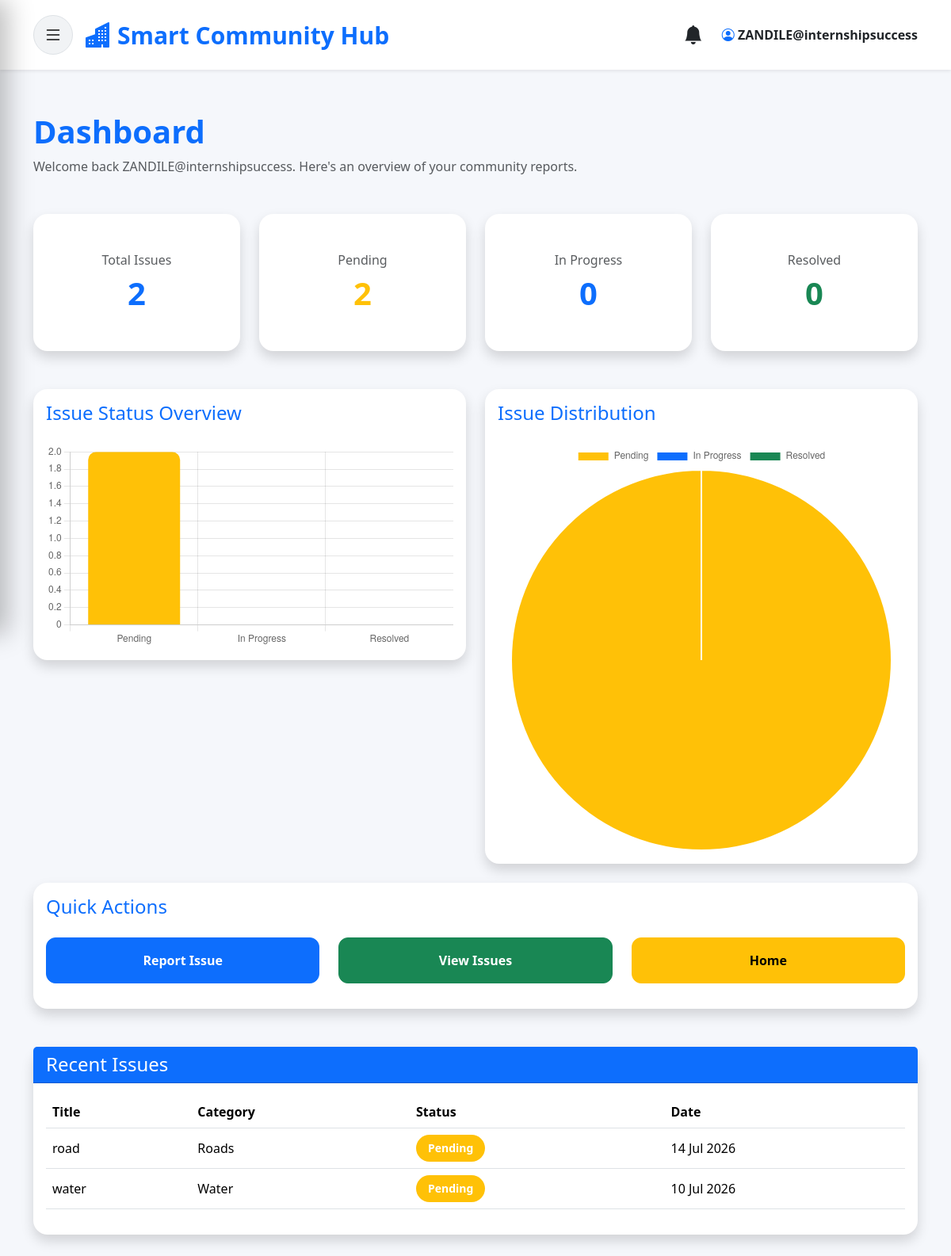
Screenshot of /issues/dashboard/ (signed in) with the database file from the repository.
### issues/models.py (models this page shows, shortened)
class Issue(models.Model):
    CATEGORY_CHOICES = [
        ('Water', 'Water'),
        ('Electricity', 'Electricity'),
        ('Roads', 'Roads'),
        ('Crime', 'Crime'),
        ('Dumping', 'Illegal Dumping'),
    ]
    STATUS_CHOICES = [
        ('Pending', 'Pending'),
        ('In Progress', 'In Progress'),
        ('Resolved', 'Resolved'),
    ]
    user = models.ForeignKey(
        User,
        on_delete=models.CASCADE
    )
    title = models.CharField(max_length=200)
    description = models.TextField()
    category = models.CharField(
        max_length=50,
        choices=CATEGORY_CHOICES
    )
    location = models.CharField(max_length=200)
    image = models.ImageField(
        upload_to='issues/',
        blank=True,
        null=True
    )
    status = models.CharField(
        max_length=50,
        choices=STATUS_CHOICES,
        default='Pending'
    )
    created_at = models.DateTimeField(
        auto_now_add=True
    )

### issues/views.py (the view)
# urls.py: path("", include("dashboard.urls")),
@login_required
def dashboard(request):
    total_issues = Issue.objects.filter(
        user=request.user
    ).count()
    pending = Issue.objects.filter(
        user=request.user,
        status="Pending"
    ).count()
    in_progress = Issue.objects.filter(
        user=request.user,
        status="In Progress"
    ).count()
    resolved = Issue.objects.filter(
        user=request.user,
        status="Resolved"
    ).count()
    recent_issues = Issue.objects.filter(
        user=request.user
    ).order_by("-created_at")[:5]
    chart_labels = [
        "Pending",
        "In Progress",
        "Resolved"
    ]
    chart_data = [
        pending,
        in_progress,
        resolved
    ]
    context = {
        "total_issues": total_issues,
        "pending": pending,
        "in_progress": in_progress,
        "resolved": resolved,
        "recent_issues": recent_issues,
        "chart_labels": json.dumps(chart_labels),
        "chart_data": json.dumps(chart_data),
    }
    return render(
        request,
        "issues/dashboard.html",
        context
    )

### issues/templates/issues/dashboard.html (shortened to what this page needs)
{% extends 'base/base.html' %}
{% block content %}
<div class="container py-4">
    <div class="mb-5">
        <h1 class="fw-bold text-primary">
             Dashboard
        </h1>
        <p class="text-muted">
            Welcome back {{ request.user.username }}. Here's an overview of your community reports.
        </p>
    </div>
    <div class="row">
        <div class="col-md-6 col-lg-3 mb-4">
            <a href="/issues/" class="text-decoration-none">
                <div class="card stats-card shadow border-0 text-center">
                    <div class="card-body">
                        <h6 class="text-muted">
                            Total Issues
                        </h6>
                        <h2 class="fw-bold text-primary">
                            {{ total_issues }}
                        </h2>
                    </div>
                </div>
            </a>
        </div>
        <div class="col-md-6 col-lg-3 mb-4">
            <a href="/issues/?status=Pending" class="text-decoration-none">
                <div class="card stats-card shadow border-0 text-center">
                    <div class="card-body">
                        <h6 class="text-muted">
                            Pending
                        </h6>
                        <h2 class="fw-bold text-warning">
                            {{ pending }}
                        </h2>
                    </div>
                </div>
            </a>
        </div>
        <div class="col-md-6 col-lg-3 mb-4">
            <a href="/issues/?status=In Progress" class="text-decoration-none">
                <div class="card stats-card shadow border-0 text-center">
                    <div class="card-body">
                        <h6 class="text-muted">
                            In Progress
                        </h6>
                        <h2 class="fw-bold text-primary">
                            {{ in_progress }}
                        </h2>
                    </div>
                </div>
            </a>
        </div>
        <div class="col-md-6 col-lg-3 mb-4">
            <a href="/issues/?status=Resolved" class="text-decoration-none">
                <div class="card stats-card shadow border-0 text-center">
                    <div class="card-body">
                        <h6 class="text-muted">
                            Resolved
                        </h6>
                        <h2 class="fw-bold text-success">
                            {{ resolved }}
                        </h2>
                    </div>
                </div>
            </a>
        </div>
    </div>
    <div class="row mt-4">
        <div class="col-lg-6 mb-4">
            <div class="card shadow border-0">
                <div class="card-body">
                    <h4 class="text-primary mb-4">
                        Issue Status Overview
                    </h4>
                    <canvas id="barChart"></canvas>
                </div>
            </div>
        </div>
        <div class="col-lg-6 mb-4">
            <div class="card shadow border-0">
                <div class="card-body">
                    <h4 class="text-primary mb-4">
                        Issue Distribution
                    </h4>
                    <canvas id="pieChart"></canvas>
                </div>
            </div>
        </div>
    </div>
    <div class="card shadow border-0 mb-5">
        <div class="card-body">
            <h4 class="text-primary mb-4">
                Quick Actions
            </h4>
            <div class="row">
                <div class="col-md-4 mb-3">
                    <a href="/issues/report/"
                       class="btn btn-primary w-100 p-3">
                        Report Issue
                    </a>
                </div>
                <div class="col-md-4 mb-3">
                    <a href="/issues/"
                       class="btn btn-success w-100 p-3">
                        View Issues
                    </a>
                </div>
                <div class="col-md-4 mb-3">
                    <a href="/"
                       class="btn btn-warning w-100 p-3">
                        Home
                    </a>
                </div>
            </div>
        </div>
    </div>
    <div class="card shadow border-0">
        <div class="card-header bg-primary text-white">
            <h4 class="mb-0">
                Recent Issues
            </h4>
        </div>
        <div class="card-body">
            {% if recent_issues %}
            <div class="table-responsive">
                <table class="table table-hover align-middle">
                    <thead>
                        <tr>
                            <th>Title</th>
                            <th>Category</th>
                            <th>Status</th>
                            <th>Date</th>
                        </tr>
                    </thead>
                    <tbody>
                        {% for issue in recent_issues %}
                        <tr>
                            <td>
                                {{ issue.title }}
                            </td>
                            <td>
                                {{ issue.category }}
                            </td>
                            <td>
                                {% if issue.status == "Pending" %}
                                    <span class="badge bg-warning">
                                        Pending
                                    </span>
                                {% elif issue.status == "In Progress" %}
                                    <span class="badge bg-primary">
                                        In Progress
                                    </span>
                                {% else %}
                                    <span class="badge bg-success">
                                        Resolved
                                    </span>
                                {% endif %}
                            </td>
                            <td>
                                {{ issue.created_at|date:"d M Y" }}
                            </td>
                        </tr>
                        {% endfor %}
                    </tbody>
                </table>
            </div>
            {% else %}
            <div class="text-center py-5">
                <h5 class="text-muted">
                    No issues reported yet.
                </h5>
            </div>
            {% endif %}
        </div>
    </div>
</div>
<script>
const labels = {{ chart_labels|safe }};
const data = {{ chart_data|safe }};
new Chart(document.getElementById('barChart'), {
    type: 'bar',
    data: {
        labels: labels,
        datasets: [{
            label: 'Issues',
            data: data,
            backgroundColor: [
                '#ffc107',
                '#0d6efd',
                '#198754'
            ],
            borderRadius: 10
        }]
    },
    options: {
        responsive: true,
        plugins: {
            legend: {
                display: false
            }
        }
    }
});
new Chart(document.getElementById('pieChart'), {
    type: 'pie',
    data: {
        labels: labels,
        datasets: [{
            data: data,
            backgroundColor: [
                '#ffc107',
                '#0d6efd',
                '#198754'
            ]
        }]
    }
});
</script>
{% endblock %}

### templates/base/base.html (shortened to what this page needs)
{% load static %}
<!DOCTYPE html>
<html lang="en">
<head>
    <link href="https://cdn.jsdelivr.net/npm/bootstrap@5.3.7/dist/css/bootstrap.min.css"
          rel="stylesheet">
    <link rel="stylesheet"
          href="https://cdn.jsdelivr.net/npm/bootstrap-icons@1.11.3/font/bootstrap-icons.min.css">
</head>
<body>
<div id="navbar-wrapper">
<nav class="navbar navbar-expand-lg navbar-light bg-white shadow-sm sticky-top">
    <div class="container">
        {% if user.is_authenticated %}
        <button id="menu-btn"
                class="btn btn-light border rounded-circle me-3">
            <i class="bi bi-list fs-4"></i>
        </button>
        <a class="navbar-brand d-flex align-items-center"
           href="{% url 'dashboard' %}">
            <i class="bi bi-buildings-fill text-primary fs-2 me-2"></i>
            <span class="fw-bold text-primary">
                Smart Community Hub
            </span>
        </a>
        <div class="ms-auto d-flex align-items-center">
            <a href="{% url 'notifications' %}"
               class="position-relative me-4 text-dark">
                <i class="bi bi-bell-fill fs-4"></i>
            </a>
            <span class="fw-bold">
                <i class="bi bi-person-circle text-primary"></i>
                {{ user.username }}
            </span>
        </div>
        {% endif %}
    </div>
</nav>
</div>
<div class="content"
     id="content">
    {% block content %}
    {% endblock %}
</div>
</body>
</html>

### templates/base/base.html (style rules this page uses)
* { margin:0; padding:0; box-sizing:border-box; }
body { background:#f5f7fb; font-family:'Segoe UI',Tahoma,Geneva,Verdana,sans-serif; overflow-x:hidden; }
.navbar { background:white !important; padding:15px 0; box-shadow:0 5px 20px rgba(0,0,0,.08); }
.navbar-brand { font-size:30px; font-weight:700; }
#navbar-wrapper { transition:.4s; }
#menu-btn { border:none; background:#f1f3f5; width:50px; height:50px; border-radius:50%; transition:.3s; }
.content { transition:.4s; padding:30px; min-height:90vh; }
.card { border:none; border-radius:18px; box-shadow:0 8px 25px rgba(0,0,0,.08); }
.stats-card { min-height:170px; padding:25px; text-align:center; transition:.3s; }
.stats-card h2 { font-size:40px; font-weight:bold; }
.btn { border-radius:12px; font-weight:600; }
.badge { font-size:14px; padding:10px 15px; border-radius:30px; }

### rows the page displays
Issue: title "road", category "Roads", status "Pending", created_at "14 Jul 2026"
Issue: title "water", category "Water", status "Pending", created_at "10 Jul 2026"

### other values shown
{{ user.username }} "ZANDILE@internshipsuccess"
{{ request.user.username }} "ZANDILE@internshipsuccess"
{{ total_issues }} "2"
{{ pending }} "2"
{{ in_progress }} "0"
{{ resolved }} "0"
chart data {{ chart_labels|safe }} ["Pending", "In Progress", "Resolved"]
chart data {{ chart_data|safe }} [2, 0, 0]
